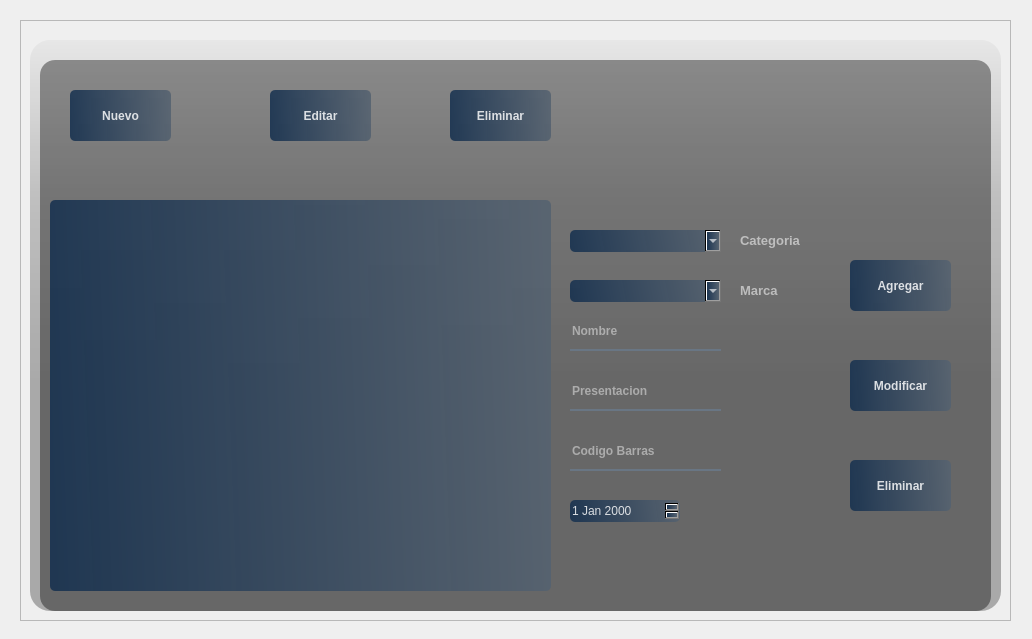
<?xml version="1.0" encoding="UTF-8"?>
<ui version="4.0">
 <class>Form</class>
 <widget class="QWidget" name="Form">
  <property name="geometry">
   <rect>
    <x>0</x>
    <y>0</y>
    <width>1032</width>
    <height>639</height>
   </rect>
  </property>
  <property name="windowTitle">
   <string>Form</string>
  </property>
  <widget class="QFrame" name="frame">
   <property name="geometry">
    <rect>
     <x>20</x>
     <y>20</y>
     <width>991</width>
     <height>601</height>
    </rect>
   </property>
   <property name="styleSheet">
    <string notr="true">QPushButton {
    background-color: qlineargradient(spread:pad, x1:0, y1:0.505682, x2:1, y2:0.477, stop:0 rgba(20, 47, 78, 219), stop:1 rgba(85, 98, 112, 226));
    color: rgba(255, 255, 255, 210);
    border-radius: 5px;
}
QPushButton:hover {
    background-color: qlineargradient(spread:pad, x1:0, y1:0.505682, x2:1, y2:0.477, stop:0 rgba(40, 67, 98, 219), stop:1 rgba(105, 118, 132, 226));
    color: rgba(255, 255, 255, 210);
}
QPushButton:pressed {
    padding-left: 5px;
    padding-top: 5px;
    background-color: rgba(105, 118, 132, 200);
}

QComboBox {
    background-color: qlineargradient(spread:pad, x1:0, y1:0.505682, x2:1, y2:0.477, stop:0 rgba(20, 47, 78, 219), stop:1 rgba(85, 98, 112, 226));
    color: rgba(255, 255, 255, 210);
    border-radius: 5px;
}
QComboBox:hover {
    background-color: qlineargradient(spread:pad, x1:0, y1:0.505682, x2:1, y2:0.477, stop:0 rgba(40, 67, 98, 219), stop:1 rgba(105, 118, 132, 226));
    color: rgba(255, 255, 255, 210);
}
QComboBox:pressed {
    padding-left: 5px;
    padding-top: 5px;
    background-color: rgba(105, 118, 132, 200);
}

QTableView {
    background-color: qlineargradient(spread:pad, x1:0, y1:0.505682, x2:1, y2:0.477, stop:0 rgba(20, 47, 78, 219), stop:1 rgba(85, 98, 112, 226));
    color: rgba(255, 255, 255, 210);
    border-radius: 5px;
}
QTableView:hover {
    background-color: qlineargradient(spread:pad, x1:0, y1:0.505682, x2:1, y2:0.477, stop:0 rgba(40, 67, 98, 219), stop:1 rgba(105, 118, 132, 226));
    color: rgba(255, 255, 255, 210);
}
QTableView:pressed {
    padding-left: 5px;
    padding-top: 5px;
    background-color: rgba(105, 118, 132, 200);
}

QDateEdit {
    background-color: qlineargradient(spread:pad, x1:0, y1:0.505682, x2:1, y2:0.477, stop:0 rgba(20, 47, 78, 219), stop:1 rgba(85, 98, 112, 226));
    color: rgba(255, 255, 255, 210);
    border-radius: 5px;
}
QDateEdit:hover {
    background-color: qlineargradient(spread:pad, x1:0, y1:0.505682, x2:1, y2:0.477, stop:0 rgba(40, 67, 98, 219), stop:1 rgba(105, 118, 132, 226));
    color: rgba(255, 255, 255, 210);
}
QDateEdit:pressed {
    padding-left: 5px;
    padding-top: 5px;
    background-color: rgba(105, 118, 132, 200);
}</string>
   </property>
   <property name="frameShape">
    <enum>QFrame::StyledPanel</enum>
   </property>
   <property name="frameShadow">
    <enum>QFrame::Raised</enum>
   </property>
   <widget class="QLabel" name="label">
    <property name="geometry">
     <rect>
      <x>10</x>
      <y>20</y>
      <width>971</width>
      <height>571</height>
     </rect>
    </property>
    <property name="styleSheet">
     <string notr="true">border-image: url(:/images/background.png);
background-color: qlineargradient(spread:pad, x1:0, y1:0, x2:0, y2:0.715909, stop:0 rgba(0, 0, 0, 9), stop:0.375 rgba(0, 0, 0, 50), stop: 0.835227 rgba(0, 0, 0, 75));
border-radius:20px;</string>
    </property>
    <property name="text">
     <string/>
    </property>
   </widget>
   <widget class="QLabel" name="label_2">
    <property name="geometry">
     <rect>
      <x>20</x>
      <y>40</y>
      <width>951</width>
      <height>551</height>
     </rect>
    </property>
    <property name="styleSheet">
     <string notr="true">background-color: rgba(0, 0, 0, 100);
border-radius: 15px;</string>
    </property>
    <property name="text">
     <string/>
    </property>
   </widget>
   <widget class="QTableView" name="tableView">
    <property name="geometry">
     <rect>
      <x>30</x>
      <y>180</y>
      <width>501</width>
      <height>391</height>
     </rect>
    </property>
   </widget>
   <widget class="QPushButton" name="pushButton">
    <property name="geometry">
     <rect>
      <x>50</x>
      <y>70</y>
      <width>101</width>
      <height>51</height>
     </rect>
    </property>
    <property name="font">
     <font>
      <weight>75</weight>
      <bold>true</bold>
     </font>
    </property>
    <property name="text">
     <string>Nuevo</string>
    </property>
   </widget>
   <widget class="QPushButton" name="pushButton_2">
    <property name="geometry">
     <rect>
      <x>250</x>
      <y>70</y>
      <width>101</width>
      <height>51</height>
     </rect>
    </property>
    <property name="font">
     <font>
      <weight>75</weight>
      <bold>true</bold>
     </font>
    </property>
    <property name="text">
     <string>Editar</string>
    </property>
   </widget>
   <widget class="QPushButton" name="pushButton_3">
    <property name="geometry">
     <rect>
      <x>430</x>
      <y>70</y>
      <width>101</width>
      <height>51</height>
     </rect>
    </property>
    <property name="font">
     <font>
      <weight>75</weight>
      <bold>true</bold>
     </font>
    </property>
    <property name="text">
     <string>Eliminar</string>
    </property>
   </widget>
   <widget class="QPushButton" name="pushButton_4">
    <property name="geometry">
     <rect>
      <x>830</x>
      <y>240</y>
      <width>101</width>
      <height>51</height>
     </rect>
    </property>
    <property name="font">
     <font>
      <weight>75</weight>
      <bold>true</bold>
     </font>
    </property>
    <property name="text">
     <string>Agregar</string>
    </property>
   </widget>
   <widget class="QPushButton" name="pushButton_5">
    <property name="geometry">
     <rect>
      <x>830</x>
      <y>340</y>
      <width>101</width>
      <height>51</height>
     </rect>
    </property>
    <property name="font">
     <font>
      <weight>75</weight>
      <bold>true</bold>
     </font>
    </property>
    <property name="text">
     <string>Modificar</string>
    </property>
   </widget>
   <widget class="QPushButton" name="pushButton_6">
    <property name="geometry">
     <rect>
      <x>830</x>
      <y>440</y>
      <width>101</width>
      <height>51</height>
     </rect>
    </property>
    <property name="font">
     <font>
      <weight>75</weight>
      <bold>true</bold>
     </font>
    </property>
    <property name="text">
     <string>Eliminar</string>
    </property>
   </widget>
   <widget class="QLineEdit" name="lineEdit">
    <property name="geometry">
     <rect>
      <x>550</x>
      <y>300</y>
      <width>151</width>
      <height>31</height>
     </rect>
    </property>
    <property name="font">
     <font>
      <weight>75</weight>
      <bold>true</bold>
     </font>
    </property>
    <property name="styleSheet">
     <string notr="true">background-color:rgba(0, 0, 0, 0);
border:none;
border-bottom: 2px solid rgba(105, 118, 132, 255);
color:rgba(255, 255, 255, 230);
padding-bottom:7px;</string>
    </property>
    <property name="placeholderText">
     <string>Nombre</string>
    </property>
   </widget>
   <widget class="QComboBox" name="comboBox">
    <property name="geometry">
     <rect>
      <x>550</x>
      <y>210</y>
      <width>151</width>
      <height>22</height>
     </rect>
    </property>
   </widget>
   <widget class="QComboBox" name="comboBox_2">
    <property name="geometry">
     <rect>
      <x>550</x>
      <y>260</y>
      <width>151</width>
      <height>22</height>
     </rect>
    </property>
   </widget>
   <widget class="QLineEdit" name="lineEdit_2">
    <property name="geometry">
     <rect>
      <x>550</x>
      <y>360</y>
      <width>151</width>
      <height>31</height>
     </rect>
    </property>
    <property name="font">
     <font>
      <weight>75</weight>
      <bold>true</bold>
     </font>
    </property>
    <property name="styleSheet">
     <string notr="true">background-color:rgba(0, 0, 0, 0);
border:none;
border-bottom: 2px solid rgba(105, 118, 132, 255);
color:rgba(255, 255, 255, 230);
padding-bottom:7px;</string>
    </property>
    <property name="placeholderText">
     <string>Presentacion</string>
    </property>
   </widget>
   <widget class="QDateEdit" name="dateEdit">
    <property name="geometry">
     <rect>
      <x>550</x>
      <y>480</y>
      <width>110</width>
      <height>22</height>
     </rect>
    </property>
   </widget>
   <widget class="QLineEdit" name="lineEdit_3">
    <property name="geometry">
     <rect>
      <x>550</x>
      <y>420</y>
      <width>151</width>
      <height>31</height>
     </rect>
    </property>
    <property name="font">
     <font>
      <weight>75</weight>
      <bold>true</bold>
     </font>
    </property>
    <property name="styleSheet">
     <string notr="true">background-color:rgba(0, 0, 0, 0);
border:none;
border-bottom: 2px solid rgba(105, 118, 132, 255);
color:rgba(255, 255, 255, 230);
padding-bottom:7px;</string>
    </property>
    <property name="placeholderText">
     <string>Codigo Barras</string>
    </property>
   </widget>
   <widget class="QLabel" name="label_3">
    <property name="geometry">
     <rect>
      <x>740</x>
      <y>50</y>
      <width>231</width>
      <height>161</height>
     </rect>
    </property>
    <property name="styleSheet">
     <string notr="true">border-image: url(:/images/Grupo_smar_logo.png);</string>
    </property>
    <property name="text">
     <string/>
    </property>
   </widget>
   <widget class="QLabel" name="label_4">
    <property name="geometry">
     <rect>
      <x>720</x>
      <y>210</y>
      <width>101</width>
      <height>20</height>
     </rect>
    </property>
    <property name="font">
     <font>
      <pointsize>10</pointsize>
      <weight>75</weight>
      <bold>true</bold>
     </font>
    </property>
    <property name="styleSheet">
     <string notr="true">color:rgba(255, 255, 255, 140);</string>
    </property>
    <property name="text">
     <string>Categoria</string>
    </property>
   </widget>
   <widget class="QLabel" name="label_5">
    <property name="geometry">
     <rect>
      <x>720</x>
      <y>260</y>
      <width>101</width>
      <height>20</height>
     </rect>
    </property>
    <property name="font">
     <font>
      <pointsize>10</pointsize>
      <weight>75</weight>
      <bold>true</bold>
     </font>
    </property>
    <property name="styleSheet">
     <string notr="true">color:rgba(255, 255, 255, 140);</string>
    </property>
    <property name="text">
     <string>Marca</string>
    </property>
   </widget>
  </widget>
 </widget>
 <resources>
  <include location="res.qrc"/>
 </resources>
 <connections/>
</ui>
